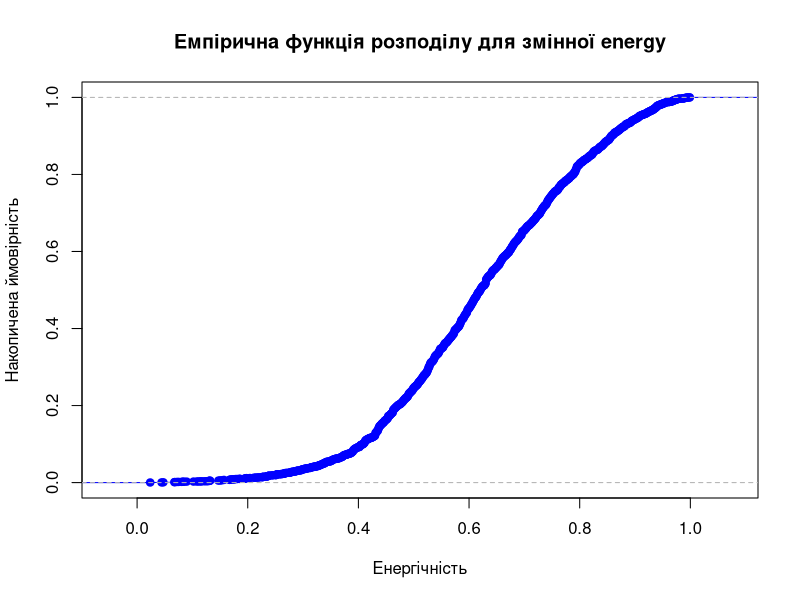

The R source for this figure:
options(scipen=5)

songs <- read.csv(file = 'tiktok.csv')
energy <- songs$energy
plot(ecdf(energy), 
     main="Емпірична функція розподілу для змінної energy", 
     xlab="Енергічність", 
     ylab="Накопичена ймовірність", 
     col = "blue"
     )